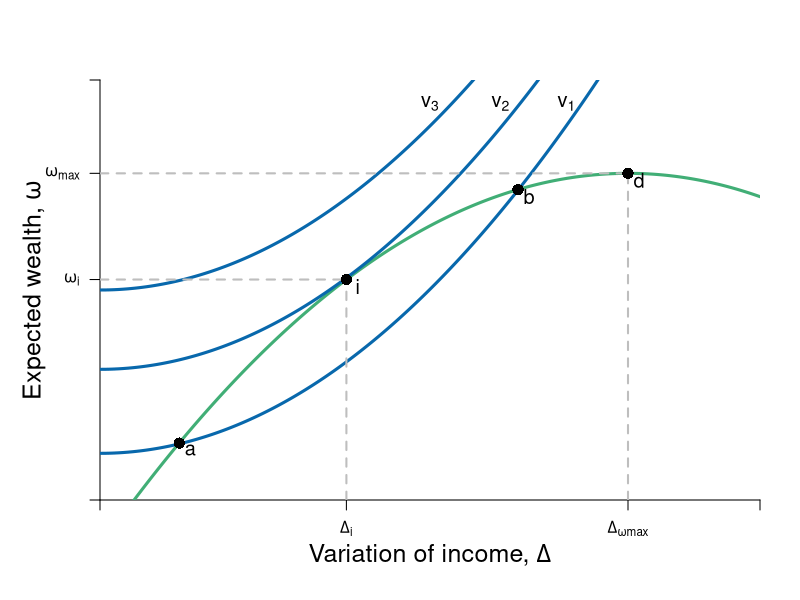

R code for this plot:
require(ggplot2)
require(shape)
pdf(file = "risk/risk_return.pdf", width = 9, height = 7)

#Set parameters for graphics
axislabelsize <- 1.5
labelsize <- 1.2
graphlinewidth <- 3
segmentlinewidth <- 2
a <- c(2, 4, 6)


COL <- c("#7fc97f", "#beaed4", "#fdc086", "#ffff99", "#386cb0", "#f0027f", "#bf5b17", "#666666")
COLA <- c("#e0f3db", "#99d8c9","#66c2a4","#41ae76", "#238b45", "#005824")
COLB <- c("#c6dbef", "#4eb3d3", "#2b8cbe", "#0868ac","#084081")
COLC <- c("#fcfbfd", "#efedf5", "#dadaeb", "#bcbddc", "#9e9ac8", "#807dba", "#6a51a3", "#54278f", "#3f007d")

par(mar =  c(5, 5, 4, 2))
xlims <- c(0, 15)
ylims <- c(0, 18)

riskreturn <- function(g, int1 = 14, int2 = 4, coeff = 1/3){
  int1 - (int2 - (coeff)*g)^2
}

uA <- function(omega, g, slope = 0.5){
  omega + omega*g  - slope*g^2
}

indiffA <- function(g, intercept = 3, slope = 0.125){
  intercept  + slope*g^2
}


#Plot command 
plot(0, 0, xlim = xlims, ylim = ylims, 
     type = "n",
     xlab = expression(paste("")),
     ylab = expression(paste("")), 
     axes = FALSE,
     # xlab = expression(paste("Bob's Payoff, ", u^B)),
     # ylab = expression(paste("Alfredo's Payoff, ", u^A)),
     #xaxt = "n", 
     #yaxt = "n", 
     cex.lab = axislabelsize, 
     bty = "n", 
     xaxs="i", 
     yaxs="i"
)


#Customize ticks and labels for the plot
# ticksy <- seq(ylims[1], ylims[2], 3)
# ylabels <- seq(ylims[1], ylims[2], 3)
# ticksx <- seq(xlims[1], xlims[2], 5)
# xlabels <- seq(xlims[1], xlims[2], 5)
ticksy <- c(0,  riskreturn(g = 5.6), riskreturn(g = 12) ,ylims[2])
ylabels <- c(NA, expression(paste(omega[i])), expression(paste(omega[max])), NA)
ticksx <- c(0, 5.6, 12, xlims[2])
xlabels <- c(NA, expression(paste(Delta[i])), expression(paste(Delta[omega*max])), NA)

axis(1, at = ticksx, pos = 0, labels = xlabels)
axis(2, at = ticksy, pos = 0, labels = ylabels, las = 1)
mtext(expression(paste("Variation of income, ", Delta)), side=1, line = 2.5, cex = axislabelsize)
text(xlims[1] - 1.5, ylims[2] - 0.5*(ylims[2] - ylims[1]), expression(paste("Expected wealth, ", omega)), xpd = TRUE, cex = axislabelsize, srt = 90) 


npts <- 500 
xx1 <- seq(xlims[1], xlims[2], length.out = npts)
lines(xx1, riskreturn(xx1), col = COLA[4], lwd = graphlinewidth, lty = 1)
lines(xx1, indiffA(xx1, intercept = 2), col = COLB[4], lwd = graphlinewidth, lty = 1)
lines(xx1, indiffA(xx1, intercept = 5.6), col = COLB[4], lwd = graphlinewidth, lty = 1)
lines(xx1, indiffA(xx1, intercept = 9), col = COLB[4], lwd = graphlinewidth, lty = 1)


#Add points a, b, c and c
segments(5.6, 0, 5.6, riskreturn(g = 5.6), lty = 2, col = "gray", lwd = segmentlinewidth)
segments(0, riskreturn(g = 5.6), 5.6, riskreturn(g = 5.6), lty = 2, col = "gray", lwd = segmentlinewidth)
points(5.6, riskreturn(g = 5.6), pch = 16, col = "black", cex = 1.5)
text(5.6 + 0.25, riskreturn(g = 5.6) - 0.3, expression(i), cex = labelsize)


segments(12, 0, 12, riskreturn(g = 12) , lty = 2, col = "gray", lwd = segmentlinewidth)
segments(0, riskreturn(g = 12) , 12, riskreturn(g = 12) , lty = 2, col = "gray", lwd = segmentlinewidth)
points(12, riskreturn(g = 12) , pch = 16, col = "black", cex = 1.5)
text(12 + 0.25, riskreturn(g = 12) - 0.3, expression(d), cex = labelsize)


points(1.8, riskreturn(g = 1.8) , pch = 16, col = "black", cex = 1.5)
text(1.8 + 0.25, riskreturn(g = 1.8) - 0.3, expression(a), cex = labelsize)


points(9.5, riskreturn(g = 9.5) , pch = 16, col = "black", cex = 1.5)
text(9.5 + 0.25, riskreturn(g = 9.5) - 0.3, expression(b), cex = labelsize)


#Label risk return schedule

#Label value functions
text(10.6, 17, expression(v[1]), cex = labelsize)
text(9.1, 17, expression(v[2]), cex = labelsize)
text(7.5, 17, expression(v[3]), cex = labelsize)


dev.off()
